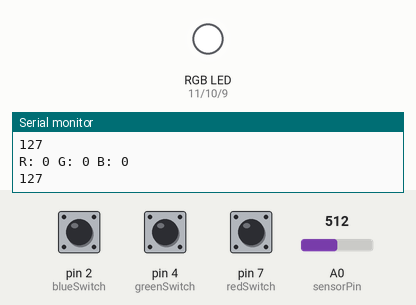
Simulated run of this sketch. Board: Arduino Uno, built with avr-gcc and run on an emulated ATmega328P. Shown: an RGB LED mixed from three pins (HIGH = lit), the last lines printed to the serial monitor. Inputs (shaded band) come from the test bench; at power-on: pin 2 (blueSwitch) LOW, pin 4 (greenSwitch) LOW, pin 7 (redSwitch) LOW, A0 (sensorPin) = 512. Dim RGB values are drawn brighter than linear.

Above: at 1.2 s.
1.3 s: pin 2 (blueSwitch) pulled HIGH for 0.15 s
At 2.5 s:
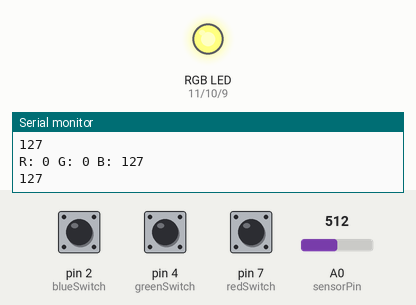
2.9 s: pin 4 (greenSwitch) pulled HIGH for 0.15 s
At 4.0 s:
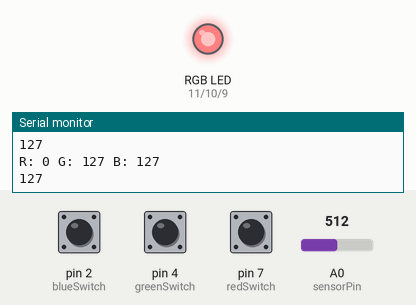
4.5 s: pin 7 (redSwitch) pulled HIGH for 0.15 s
At 5.5 s:
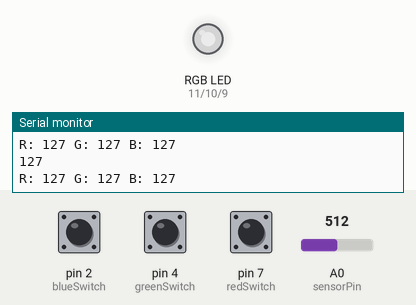
6.1 s: A0 (sensorPin) set to 716
9.1 s: pin 2 (blueSwitch) pulled HIGH for 1 s
At 10.5 s:
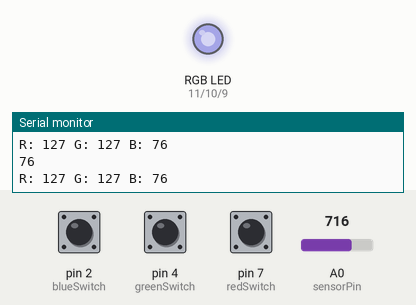
11.6 s: pin 4 (greenSwitch) pulled HIGH for 1 s
At 12.3 s:
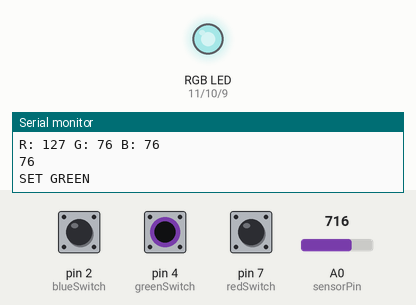
Timing chart, 0 to 14.6 s (numbered marks = the images above; inputs shaded):
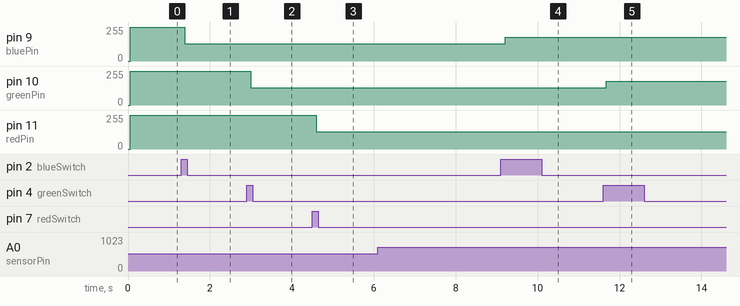

The sketch:

RGB3_selecting_rgb_led_ca.ino
```cpp
/*  SELECTING Common Anode (+) RGB LED
 *
 *  Selecting the LED to vary set up fo the RGBA Common Anode LED
 *  ~ on pin indicated a PWM or analoge pin
 *
 *  Using a variable Resistor to cahnge the analog value of brightness
 */

// Initialise the pins
// OUTPUTS
int redPin=11;  //set red LED pin to 11
int greenPin=10; //set green LED pin to 10
int bluePin=9; //set blue LED pin to 9

// INPUTS
int redSwitch=7;  //set red SWITCH pin to 7
int greenSwitch=4; //set green SWITCH pin to 4
int blueSwitch=2; //set blue SWITCH pin to 2


// Initalise Variables
int sensorPin = A0;    // select the input pin for the potentiometer
int input = 0;        // variable for the value of the sensorPin


// set default brightness
int brightness = 0;
int redBrightness = 0; //Set Blue brightness to 0
int blueBrightness = 0; //Set Blue brightness to 0
int greenBrightness = 0; //Set Blue brightness to 0

// set default sensor values
int sensorValue = 0;         // the sensor value
int sensorMin = 1023;        // minimum sensor value
int sensorMax = 0;           // maximum sensor value

// SETUP
void setup() {
  // put your setup code here, to run once:

  Serial.begin(9600); //Turn on Serial port
  pinMode(redPin, OUTPUT); //Set redPin to be an output
  pinMode(greenPin, OUTPUT); //Set greenPin to be an output
  pinMode(bluePin, OUTPUT); //set bluePin to be an output

  pinMode(redSwitch, INPUT); //Set redPin to be an output
  pinMode(greenSwitch, INPUT); //Set greenPin to be an output
  pinMode(blueSwitch, INPUT); //set bluePin to be an output

}

// LOOP
void loop() {

  input = analogRead(sensorPin); // resd the input
  brightness = map(input, 1023, 0, 0, 255); // map the brightness to the input between 0 255
  Serial.println(brightness);

  if (digitalRead(redSwitch) == HIGH){
        delay(15); // software debounce
        if (digitalRead(redSwitch) == HIGH) {
            // if the switch is HIGH, ie. pushed down - change the lights!
            redBrightness = brightness;
            Serial.println("SET RED");
        }
    }

   if (digitalRead(greenSwitch) == HIGH){
        delay(15); // software debounce
        if (digitalRead(greenSwitch) == HIGH) {
            // if the switch is HIGH, ie. pushed down - change the lights!
            greenBrightness = brightness;
            Serial.println("SET GREEN");
        }
    }

    if (digitalRead(blueSwitch) == HIGH){
        delay(15); // software debounce
        if (digitalRead(blueSwitch) == HIGH) {
            // if the switch is HIGH, ie. pushed down - change the lights!
            blueBrightness = brightness;
            Serial.println("SET BLUE");
        }
    }


  delay(50);

  analogWrite(redPin, 255 - redBrightness); //turn off red pin
  analogWrite(greenPin, 255 - greenBrightness); //turn off green pin
  analogWrite(bluePin, 255 - blueBrightness); //write 100 (brightness) to blue pin

  Serial.println("R: " + String(redBrightness) + " G: "+ String(greenBrightness) + " B: "+ String(blueBrightness));

}
```

Measured:
- after the input at 1.3 s, pin 9 (bluePin): 255/255 → 128/255 after 0.09 s
- after the input at 2.9 s, pin 10 (greenPin): 255/255 → 128/255 after 0.09 s
- after the input at 4.5 s, pin 11 (redPin): 255/255 → 128/255 after 0.10 s
- after the input at 9.1 s, pin 9 (bluePin): 128/255 → 179/255 after 0.11 s
- after the input at 11.6 s, pin 10 (greenPin): 128/255 → 179/255 after 0.07 s
